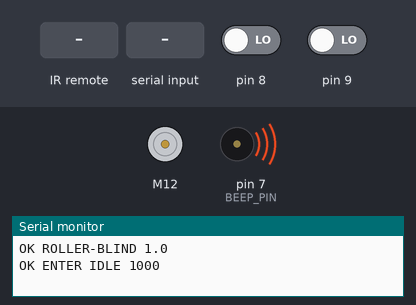
The sketch below on a simulated Arduino Uno, built with avr-gcc and run on an emulated ATmega328P. On the bench: DC motor (green arrow = forward, orange = backward, longer = faster), buzzer (waves = sounding, pin HIGH), the last lines printed to the serial monitor. The test bench sets the inputs (shaded band); at power-on: pin 8 LOW, pin 9 LOW.

Above: at 2.2 s.
2.3 s: infrared code 0xFF42BD received
At 2.9 s:
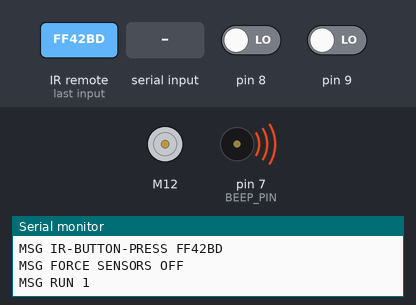
5.3 s: "UP\n" received over Serial
At 6.2 s:
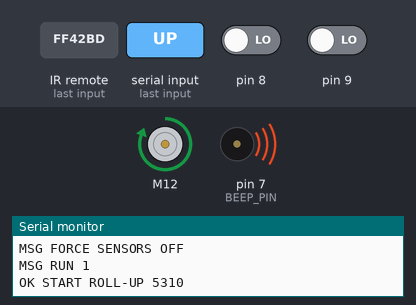
8.3 s: "1\n" received over Serial
At 9.4 s:
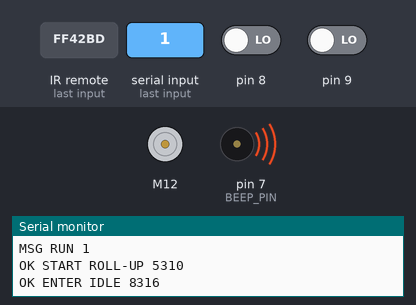
11.3 s: infrared code 0xFFA857 received
At 12.7 s:
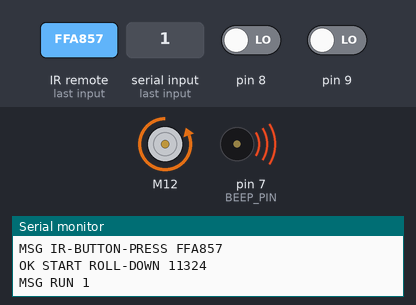
14.3 s: "0\n" received over Serial
At 15.4 s:
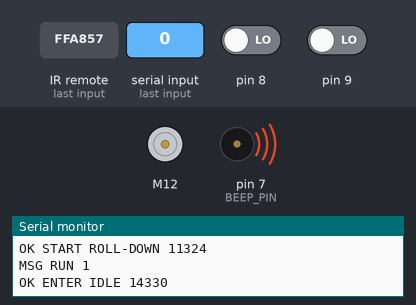
17.3 s: infrared code 0xFF629D received
At 19.0 s:
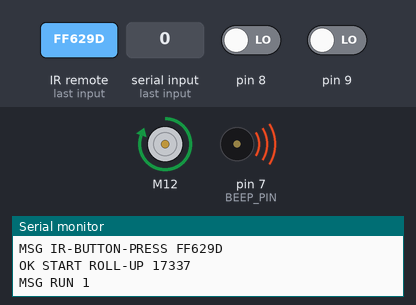
Timing chart, 0 to 21.3 s (numbered marks = the images above; inputs shaded):
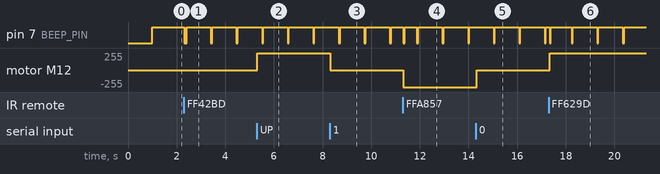

Measured:
- after the input at 2.3 s, pin 7 (BEEP_PIN): alternates HIGH for 1.0 s and LOW for 0.05 s, starting at once
- after the input at 5.3 s, motor M12: stopped → forward 255/255 at once
- after the input at 8.3 s, motor M12: forward 255/255 → stopped at once
- after the input at 11.3 s, motor M12: stopped → backward 255/255 at once
- after the input at 14.3 s, motor M12: backward 255/255 → stopped at once
- after the input at 17.3 s, motor M12: stopped → forward 255/255 at once

The sketch:

rollerblind.ino
```cpp
/*
 * You can render following FSM diagram with https://www.planttext.com/

@startuml
title Roll Blind

state Idle
state RollUp
state RollDown
state CloseUp
state CloseDown

[*] --> Idle

Idle --> RollUp : IRKeyUp
Idle -> RollDown : IRKeyDown

RollUp -> Idle : IRKeyOK
RollUp -> Idle : TimeoutUp
RollUp --> CloseUp : SensorUp

CloseUp -> Idle : SlowTimeout
CloseDown -> Idle : SlowTimeout

note "All transitions to action state must add\na timed transition back to Idle state" as N1

RollDown --> Idle : IRKeyOK
RollDown --> Idle : TimeoutDown
RollDown --> CloseDown : SensorDown


@enduml

 */

#include <Fsm.h>
#include <IRremote.h>
#include <L298N.h>

#define IR_PIN        13

#define SENSOR_TOP    9
#define SENSOR_BOTTOM 8
#define SENSOR_ON     true
#define SENSOR_OFF    false

#define MOTOR_EN      10
#define MOTOR_IN1     12
#define MOTOR_IN2     11

#define BEEP_PIN	7

#define IR_KEY_UP         0xFF629D
#define IR_KEY_DOWN       0xFFA857
#define IR_KEY_ASTERIX    0xFF42BD
#define IR_KEY_HASH       0xFF52AD
#define IR_KEY_1          0xFF6897
#define IR_KEY_3          0xFFB04F

#define TIMEOUT_UP    32000
#define TIMEOUT_DOWN  29000

#define TIMEOUT_CLOSEDOWN  1000
#define TIMEOUT_CLOSEUP    1000

// FSM events
#define EV_ROLL_UP          1
#define EV_ROLL_DOWN        2
#define EV_UNKNOWN_COMMAND	3
#define EV_AT_TOP           4
#define EV_AT_BOTTOM        5


class ObstacleSensor {
public:
  ObstacleSensor(uint8_t _pin) {
    pin_ = _pin;
    force_ = false;
  }

  // call bind() from setup()
  void bind(Fsm* _fsm, int _ev_clear, int _ev_cover) {
    pinMode(pin_, INPUT);
    fsm_ = _fsm;
    ev_raise_ = _ev_clear;
    ev_fall_ = _ev_cover;
  }

  void enable() {
    force_ = false;
    update();
  }

  void disable(bool state) {
    force_ = true;
    state_ = state;
  }

  bool blind() const {
    return state_;
  }

  // call update() in loop()
  void update() {
    if (force_) return;
    bool newstate = (digitalRead(pin_) ==  LOW);
    if (newstate ^ state_) {
      state_ = newstate;
      int ev = newstate ? ev_raise_ : ev_fall_;
      if (ev) fsm_->trigger(ev);
    }
  }

protected:
  uint8_t pin_;
  bool state_;
  bool force_;
  Fsm* fsm_;
  int ev_raise_;
  int ev_fall_;
};

L298N motor(MOTOR_EN, MOTOR_IN1, MOTOR_IN2);
ObstacleSensor at_top(SENSOR_TOP), at_bottom(SENSOR_BOTTOM);
IRrecv irrecv(IR_PIN);
decode_results results;

void on_idle_enter() {
    Serial.print("OK ENTER IDLE "); Serial.println(millis());
    motor.stop();
}

void on_rollup_enter() {
    if (!at_top.blind()) {
      Serial.print("ERR ALREADY AT TOP "); Serial.println(millis());
      return;
    }
    Serial.print("OK START ROLL-UP "); Serial.println(millis());
    motor.setSpeed(255);  // set max available speed
    motor.forward();
}

void on_rolldown_enter() {
    if (at_bottom.blind()) {
      Serial.print("ERR ALREADY AT BOTTOM "); Serial.println(millis());
      return;
    }
    Serial.print("OK START ROLL-DOWN "); Serial.println(millis());
    motor.setSpeed(255);  // set max available speed
    motor.backward();
}


void on_slowup_enter() {
    Serial.print("OK START ROLL-CLOSE-UP "); Serial.println(millis());
}

void on_slowdown_enter() {
    Serial.print("OK START ROLL-CLOSE-DOWN "); Serial.println(millis());
}


State state_idle(&on_idle_enter, NULL, NULL);
State state_rollup(&on_rollup_enter, NULL, NULL);
State state_rolldown(&on_rolldown_enter, NULL, NULL);

State state_slowup(&on_slowup_enter, NULL, NULL);
State state_slowdown(&on_slowdown_enter, NULL, NULL);


Fsm fsm_roblin(&state_idle);

void cmd_rollup() {
    if (!at_top.blind()) {
      Serial.println("OK ALREADY AT TOP");
      return;
    }
    fsm_roblin.trigger(EV_ROLL_UP);
}

void cmd_rolldown() {
    if (at_bottom.blind()) {
      Serial.println("OK ALREADY AT BOTTOM");
      return;
    }
    fsm_roblin.trigger(EV_ROLL_DOWN);
}

void cmd_stop() {
    if (!motor.isMoving()) {
      Serial.println("ERR NOT ROLLING");
      return;
    }
    fsm_roblin.trigger(EV_UNKNOWN_COMMAND);
}

class Buzzer {
  int m_delay;
  int m_count;

  bool m_alert;
  int  m_alert_delay;
public:
  Buzzer() : m_delay(0), m_count(0), m_alert(false) {}

  void setup() {
    pinMode(BEEP_PIN, OUTPUT);
    digitalWrite(BEEP_PIN, HIGH);
    tone(false);
  }

  void alert(bool _alert) {
    m_alert = _alert;
    m_alert_delay = 0;
  }

  void beep() {
    m_delay = 50;
    m_count = 1;
  }

  void tone(bool on) {
//    Serial.print("MSG TONE ");
    //Serial.println( on );
    digitalWrite(BEEP_PIN, on ? LOW : HIGH);
  }

  void run() {

    if (!m_count) {
      if (m_alert) {
        if (m_alert_delay) {
          m_alert_delay--;
          delay(50);
          return;
        }
        tone(true);
        delay(50);
        tone(false);
        m_alert_delay = 19;
      }
      delay(50);
      return;
    }

    Serial.print("MSG RUN ");
    Serial.println( m_count );

    while (m_count--) {
      tone(true);
      delay(m_delay);
      tone(false);
      if (m_count) delay(m_delay);
    }
    m_count = 0;

  }
};

Buzzer buzzer;

void setup() {
  Serial.begin(57600);
  delay(1000);
  Serial.println("OK ROLLER-BLIND 1.0\n");

  motor.stop(); // stop motor

  // bind sensors to superposition
  at_top.bind(&fsm_roblin,    0,            EV_AT_TOP);
  at_bottom.bind(&fsm_roblin, EV_AT_BOTTOM, 0);

  irrecv.enableIRIn();

  fsm_roblin.add_transition(&state_idle, &state_rollup, EV_ROLL_UP, NULL);
  fsm_roblin.add_transition(&state_idle, &state_rolldown, EV_ROLL_DOWN, NULL);

  fsm_roblin.add_timed_transition(&state_rolldown, &state_idle, TIMEOUT_DOWN, NULL);
  fsm_roblin.add_timed_transition(&state_rollup, &state_idle, TIMEOUT_UP, NULL);

  fsm_roblin.add_transition(&state_rollup, &state_idle, EV_UNKNOWN_COMMAND, NULL);
  fsm_roblin.add_transition(&state_rolldown, &state_idle, EV_UNKNOWN_COMMAND, NULL);

  fsm_roblin.add_transition(&state_rollup, &state_slowup, EV_AT_TOP, NULL);
  fsm_roblin.add_transition(&state_rolldown, &state_slowdown, EV_AT_BOTTOM, NULL);

  fsm_roblin.add_timed_transition(&state_slowup, &state_idle, TIMEOUT_CLOSEDOWN, NULL);
  fsm_roblin.add_timed_transition(&state_slowdown, &state_idle, TIMEOUT_CLOSEUP, NULL);

  buzzer.setup();
}

void loop() {

  if ( irrecv.decode( &results )) {

    irrecv.resume();
    if (results.value == 0xFFFFFFFF) return;

    Serial.print("MSG IR-BUTTON-PRESS ");
    Serial.println( results.value, HEX );

    if (results.value == IR_KEY_UP) {
      cmd_rollup();
      buzzer.beep();
    } else if (results.value == IR_KEY_DOWN) {
      cmd_rolldown();
      buzzer.beep();
    } else if (results.value == IR_KEY_ASTERIX) {
      Serial.println( "MSG FORCE SENSORS OFF" );
      at_top.disable(SENSOR_ON);
      at_bottom.disable(SENSOR_OFF);
      buzzer.alert(true);
      buzzer.beep();
    } else if (results.value == IR_KEY_HASH) {
      Serial.println( "MSG FORCE SENSORS ON" );
      at_top.enable();
      at_bottom.enable();
      buzzer.alert(false);
      buzzer.beep();
    } else if (results.value == IR_KEY_1) {
      Serial.println( "MSG FAKE SENSOR TOP" );
      fsm_roblin.trigger(EV_AT_TOP);
      buzzer.beep();
    } else if (results.value == IR_KEY_3) {
      Serial.println( "MSG FAKE SENSOR BOTTOM" );
      fsm_roblin.trigger(EV_AT_BOTTOM);
      buzzer.beep();
    } else {
      cmd_stop();
    }
  }

  while (Serial.available() > 0) {
    String request = Serial.readStringUntil('\n');
    request.trim();
    if (request == "UP") {
      cmd_rollup();
    } else if (request == "DN") {
      cmd_rolldown();
    } else {
      cmd_stop();
    }
  }

  // check sensors
  at_top.update();
  at_bottom.update();

  fsm_roblin.run_machine();

  // Buzzer is running last and call delay() (!!!) from run()
  buzzer.run();
}
```
